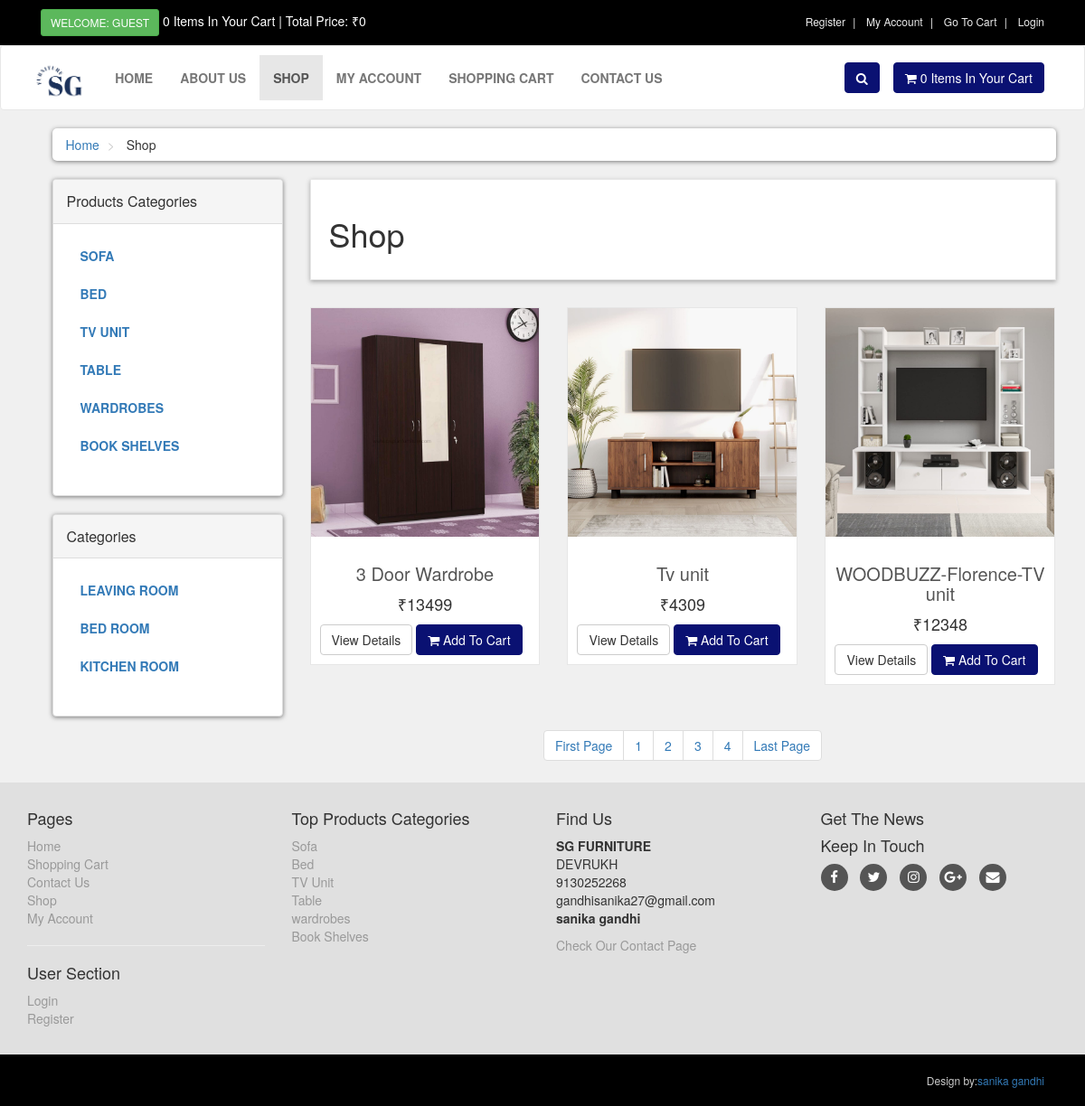
The page /shop.php on the database its author committed.
### tables this page shows
CREATE TABLE IF NOT EXISTS `product_categories` (
  `p_cat_id` int NOT NULL AUTO_INCREMENT,
  `p_cat_title` text NOT NULL,
  `p_cat_desc` text NOT NULL,
  PRIMARY KEY (`p_cat_id`)
);

CREATE TABLE IF NOT EXISTS `categories` (
  `cat_id` int NOT NULL AUTO_INCREMENT,
  `cat_title` text NOT NULL,
  `cat_desc` text NOT NULL,
  PRIMARY KEY (`cat_id`)
);

CREATE TABLE IF NOT EXISTS `products` (
  `product_id` int NOT NULL AUTO_INCREMENT,
  `p_cat_id` int NOT NULL,
  `cat_id` int NOT NULL,
  `date` timestamp NOT NULL DEFAULT CURRENT_TIMESTAMP,
  `product_title` text NOT NULL,
  `product_img1` text NOT NULL,
  `product_img2` text NOT NULL,
  `product_img3` text NOT NULL,
  `product_price` int NOT NULL,
  `product_desc` text NOT NULL,
  `product_keywords` text NOT NULL,
  PRIMARY KEY (`product_id`)
);

### shop.php (the view, shortened to what this page needs)
<?php
    include("includes/header.php");
?>
   <div id="content">
       <div class="container">
           <div class="col-md-12">
               <ul class="breadcrumb">
                   <li>
                       <a href="index.php">Home</a>
                   </li>
                   <li>
                       Shop
                   </li>
               </ul>
           </div>
           <div class="col-md-3">
   <?php
    include("includes/sidebar.php");
    ?>
           </div>
           <div class="col-md-9">
             <?php
                if(!isset($_GET['p_cat'])){
                    if(!isset($_GET['cat'])){
                      echo "
                       <div class='box'>
                           <h1>Shop</h1>
                       </div>
                       ";
                    }
                   }
               ?>
               <div class="row">
                   <?php
                        if(!isset($_GET['p_cat'])){
                         if(!isset($_GET['cat'])){
                            $per_page=3;
                            if(isset($_GET['page'])){
                                $page = $_GET['page'];
                            }else{
                                $page=1;
                            }
                            $start_from = ($page-1) * $per_page;
                            $get_products = "select * from products order by 1 DESC LIMIT $start_from,$per_page";
                            $run_products = mysqli_query($con,$get_products);
                            while($row_products=mysqli_fetch_array($run_products)){
                                $pro_id = $row_products['product_id'];
                                $pro_title = $row_products['product_title'];
                                $pro_price = $row_products['product_price'];
                                $pro_img1 = $row_products['product_img1'];
                                echo "
                                    <div class='col-md-4 col-sm-6 center-responsive'>
                                        <div class='product'>
                                            <a href='details.php?pro_id=$pro_id'>
                                                <img class='img-responsive' src='admin_area/product_images/$pro_img1'>
                                            </a>
                                            <div class='text'>
                                                <h3>
                                                    <a href='details.php?pro_id=$pro_id'> $pro_title </a>
                                                </h3>
                                                <p class='price'>
                                                ₹$pro_price
                                                </p>
                                                <p class='buttons'>
                                                    <a class='btn btn-default' href='details.php?pro_id=$pro_id'>
                                                        View Details
                                                    </a>
                                                    <a class='btn btn-primary' href='details.php?pro_id=$pro_id'>
                                                        <i class='fa fa-shopping-cart'></i> Add To Cart
                                                    </a>
                                                </p>
                                            </div>
                                        </div>
                                    </div>
                                ";
                        }
                   ?>
               </div>
               <center>
                   <ul class="pagination">
					 <?php
                    $query = "select * from products";
                    $result = mysqli_query($con,$query);
                    $total_records = mysqli_num_rows($result);
                    $total_pages = ceil($total_records / $per_page);
                        echo "
                            <li>
                                <a href='shop.php?page=1'> ".'First Page'." </a>
                            </li>
                        ";
                        for($i=1; $i<=$total_pages; $i++){
                              echo "
                            <li>
                                <a href='shop.php?page=".$i."'> ".$i." </a>
                            </li>
                        ";
                        };
                        echo "
                            <li>
                                <a href='shop.php?page=$total_pages'> ".'Last Page'." </a>
                            </li>
                        ";
					    	}
						}
					 ?>
                   </ul>
               </center>
           </div>
       </div>
   </div>
   <?php
    include("includes/footer.php");
    ?>
</body>
</html>

### functions/functions.php (shortened to what this page needs)
<?php
$db = mysqli_connect("localhost","root","","ecom_store");
function getRealIpUser(){
    switch(true){
            default : return $_SERVER['REMOTE_ADDR'];
    }
}
function getPCats(){
    global $db;
    $get_p_cats = "select * from product_categories";
    $run_p_cats = mysqli_query($db,$get_p_cats);
    while($row_p_cats=mysqli_fetch_array($run_p_cats)){
        $p_cat_id = $row_p_cats['p_cat_id'];
        $p_cat_title = $row_p_cats['p_cat_title'];
        echo "
            <li>
                <a href='shop.php?p_cat=$p_cat_id'> $p_cat_title </a>
            </li>
        ";
    }
}
function getCats(){
    global $db;
    $get_cats = "select * from categories";
    $run_cats = mysqli_query($db,$get_cats);
    while($row_cats=mysqli_fetch_array($run_cats)){
        $cat_id = $row_cats['cat_id'];
        $cat_title = $row_cats['cat_title'];
        echo "
            <li>
                <a href='shop.php?cat=$cat_id'> $cat_title </a>
            </li>
        ";
    }
}
function items(){
    global $db;
    $ip_add = getRealIpUser();
    $get_items = "select * from cart where ip_add='$ip_add'";
    $run_items = mysqli_query($db,$get_items);
    $count_items = mysqli_num_rows($run_items);
    echo $count_items;
}
function total_price(){
    $total = 0;
    echo "₹" . $total;
}
?>

### includes/footer.php (shortened to what this page needs)
<div id="footer">
    <div class="container">
        <div class="row">
            <div class="col-sm-6 col-md-3">
               <h4>Pages</h4>
                <ul>
                <li><a href="index.php">Home</a></li>
                    <li><a href="cart.php">Shopping Cart</a></li>
                    <li><a href="contact.php">Contact Us</a></li>
                    <li><a href="shop.php">Shop</a></li>
                    <li><a href="customer/my_account.php">My Account</a></li>
                </ul>
                <hr>
                <h4>User Section</h4>
                <ul>
                           <?php
                           if(!isset($_SESSION['customer_email'])){
                               echo"<a href='checkout.php'>Login</a>";
                           }else{
                              echo"<a href='customer/my_account.php?my_orders'>My Account</a>";
                           }
                           ?>
                    <li><a href="customer_register.php">Register</a></li>
                </ul>
            </div>
            <div class="com-sm-6 col-md-3">
                <h4>Top Products Categories</h4>
                <ul>
                    <?php
                        $get_p_cats = "select * from product_categories";
                        $run_p_cats = mysqli_query($con,$get_p_cats);
                        while($row_p_cats=mysqli_fetch_array($run_p_cats)){
                            $p_cat_id = $row_p_cats['p_cat_id'];
                            $p_cat_title = $row_p_cats['p_cat_title'];
                            echo "
                                <li>
                                    <a href='shop.php?p_cat=$p_cat_id'>
                                        $p_cat_title
                                    </a>
                                </li>
                            ";
                        }
                    ?>
                </ul>
            </div>
            <div class="col-sm-6 col-md-3">
                <h4>Find Us</h4>
                <p>
                    <strong>SG FURNITURE</strong>
                    <br/>DEVRUKH
                    <br/>9130252268
                    <br/>gandhisanika27@gmail.com
                    <br/><strong>sanika gandhi</strong>
                </p>
                <a href="contact.php">Check Our Contact Page</a>
            </div>
            <div class="col-sm-6 col-md-3">
                <h4>Get The News</h4>
                <h4>Keep In Touch</h4>
                <p class="social">
                    <a href="#" class="fa fa-facebook"></a>
                    <a href="#" class="fa fa-twitter"></a>
                    <a href="#" class="fa fa-instagram"></a>
                    <a href="#" class="fa fa-google-plus"></a>
                    <a href="#" class="fa fa-envelope"></a>
                </p>
            </div>
        </div>
    </div>
</div>
<div id="footer-nav">
    <div class="container">
        <div class="col-md-6">
        </div>
        <div class="col-md-6">
            <p class="pull-right">Design by:<a href="about.php">sanika gandhi</a></p>
        </div>
    </div>
</div>

### styles/style.css (style rules this page uses)
body { font-size: 14px; line-height: 1.42857143; color: #333333; background: #f0f0f0; overflow-x: hidden; }
.btn-primary { color: rgb(255, 255, 255); background: #0A1172; border-color: #0A1172; }
.box { background: #ffffff; margin: 0 0 30px; border: solid 1px #e6e6e6; box-sizing: border-box; padding: 20px; box-shadow: 0px 2px 5px rgba(0, 0, 0, .3); }
#content { padding-left: 25px; }
#content .product { background: #ffffff; border: solid 1px #e6e6e6; margin-bottom: 30px; box-sizing: border-box; }
#content .product .text { padding: 10px 10px 0px; }
#content .product .text p.price { font-size: 18px; text-align: center; font-weight: 400; }
#content .product .text h3 { text-align: center; font-size: 20px; }
#content .product .text h3 a { color: rgb(85, 85, 85); }
.breadcrumb { padding: 8px 15px; margin-bottom: 20px; background: #ffffff; border-radius: 5px; box-shadow: 0px 1px 5px rgba(0, 0, 0, .5); }
.breadcrumb> li + li:before { content: ">\00a0"; color: #cccccc; }
#content .panel.sidebar-menu ul.nav.category-menu li a { text-transform: uppercase; font-weight: 600; }
#footer { background: #e0e0e0; padding: 20px 0; }
#footer a { color: #999999; padding: 0; text-decoration: none; }
#footer ul { list-style: none; padding-left: 0px; }
#footer .social { text-align: left; }
#footer .social a { margin: 0px 10px 0px 0px; display: inline-block; color: #ffffff; width: 30px; height: 30px; border-radius: 15px; line-height: 30px; font-size: 15px; text-align: center; vertical-align: bottom; background: #555555; text-decoration: none; }
#footer-nav { background: #000; color: #cccccc; padding: 20px 0px; font-size: 12px; }
#footer-nav p { margin: 0px; }

### rows shown on the page
product_categories: p_cat_title "SOFA", p_cat_title "Sofa"
product_categories: p_cat_title "BED", p_cat_title "Bed"
product_categories: p_cat_title "TV UNIT", p_cat_title "TV Unit"
product_categories: p_cat_title "TABLE", p_cat_title "Table"
product_categories: p_cat_title "WARDROBES", p_cat_title "wardrobes"
product_categories: p_cat_title "BOOK SHELVES", p_cat_title "Book Shelves"
categories: cat_title "LEAVING ROOM"
categories: cat_title "BED ROOM"
categories: cat_title "KITCHEN ROOM"
products: product_img1 (picture), product_title "3 Door Wardrobe", product_price "13499"
products: product_img1 (picture), product_title "Tv unit", product_price "4309"
products: product_img1 (picture), product_title "WOODBUZZ-Florence-TV unit", product_price "12348"

### other values the page prints
$count_items "0 0"
$total "0"
